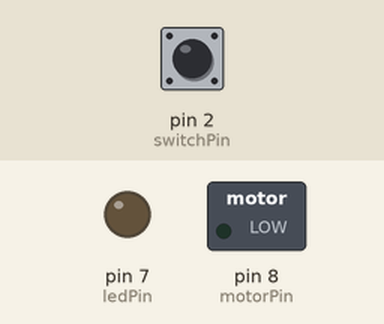
The sketch below on a simulated Arduino Uno, built with avr-gcc and run on an emulated ATmega328P. Shown: switched loads named in the sketch (green lamp = pin HIGH), output pins drawn as LEDs (lit = HIGH). Inputs (shaded band) come from the test bench; at power-on: pin 2 (switchPin) LOW.

Above: at 1.2 s.
1.3 s: pin 2 (switchPin) pulled HIGH for 0.15 s
At 1.37 s:
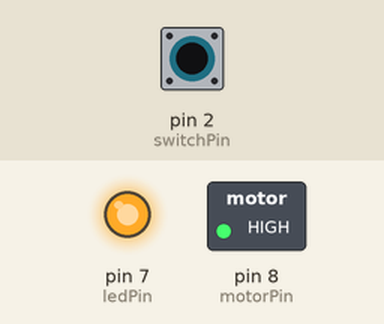
2.9 s: pin 2 (switchPin) pulled HIGH for 3.2 s
At 7.2 s:
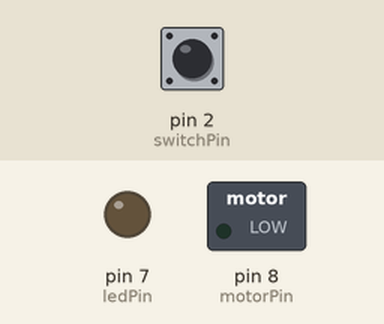
Timing chart, 0 to 8.7 s (numbered marks = the images above; inputs shaded):
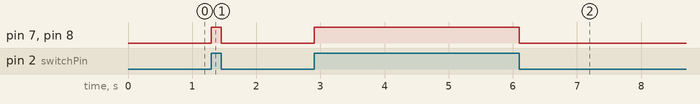

The sketch:

code.ino
```cpp
const int switchPin = 2;
const int ledPin = 7;
const int motorPin = 8;
int switchState  = 0;

void setup() {
  Serial.begin(9600);
  pinMode(ledPin, OUTPUT);
  pinMode(motorPin, OUTPUT);
  pinMode(switchPin, INPUT);
}

void loop() {
  switchState = digitalRead(switchPin);

  if (switchState == HIGH) {
    digitalWrite(motorPin, HIGH);
    digitalWrite(ledPin, HIGH);
  } else {
    digitalWrite(motorPin, LOW);
    digitalWrite(ledPin, LOW);
  }
}
```

Measured:
- after the input at 1.3 s, pin 7 (ledPin), pin 8 (motorPin): LOW → HIGH at once, → LOW 0.15 s later
- after the input at 2.9 s, pin 7 (ledPin), pin 8 (motorPin): LOW → HIGH at once, → LOW 3.2 s later
